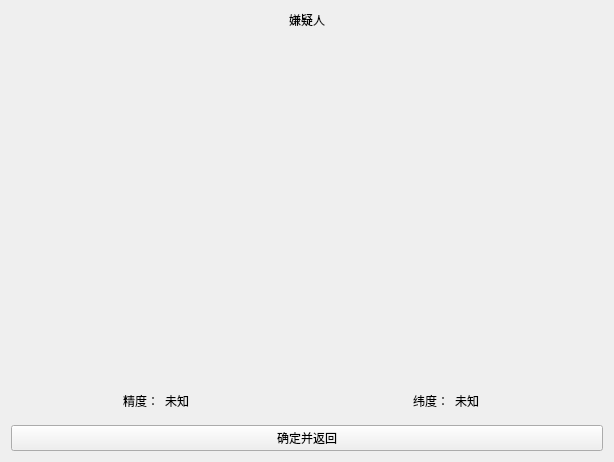
<?xml version="1.0" encoding="UTF-8"?>
<ui version="4.0">
 <class>Form</class>
 <widget class="QWidget" name="Form">
  <property name="geometry">
   <rect>
    <x>0</x>
    <y>0</y>
    <width>614</width>
    <height>462</height>
   </rect>
  </property>
  <property name="sizePolicy">
   <sizepolicy hsizetype="Preferred" vsizetype="Fixed">
    <horstretch>0</horstretch>
    <verstretch>0</verstretch>
   </sizepolicy>
  </property>
  <property name="windowTitle">
   <string>Form</string>
  </property>
  <layout class="QVBoxLayout" name="verticalLayout">
   <item>
    <widget class="QLabel" name="label_5">
     <property name="sizePolicy">
      <sizepolicy hsizetype="Preferred" vsizetype="Fixed">
       <horstretch>0</horstretch>
       <verstretch>0</verstretch>
      </sizepolicy>
     </property>
     <property name="text">
      <string>嫌疑人</string>
     </property>
     <property name="alignment">
      <set>Qt::AlignCenter</set>
     </property>
    </widget>
   </item>
   <item>
    <widget class="QWidget" name="mapWidget" native="true"/>
   </item>
   <item>
    <widget class="QWidget" name="widget_2" native="true">
     <property name="sizePolicy">
      <sizepolicy hsizetype="Preferred" vsizetype="Fixed">
       <horstretch>0</horstretch>
       <verstretch>0</verstretch>
      </sizepolicy>
     </property>
     <layout class="QHBoxLayout" name="horizontalLayout">
      <item>
       <widget class="QLabel" name="label">
        <property name="text">
         <string>精度：</string>
        </property>
        <property name="alignment">
         <set>Qt::AlignRight|Qt::AlignTrailing|Qt::AlignVCenter</set>
        </property>
       </widget>
      </item>
      <item>
       <widget class="QLabel" name="label_2">
        <property name="text">
         <string>未知</string>
        </property>
       </widget>
      </item>
      <item>
       <widget class="QLabel" name="label_3">
        <property name="text">
         <string>纬度：</string>
        </property>
        <property name="alignment">
         <set>Qt::AlignRight|Qt::AlignTrailing|Qt::AlignVCenter</set>
        </property>
       </widget>
      </item>
      <item>
       <widget class="QLabel" name="label_4">
        <property name="text">
         <string>未知</string>
        </property>
       </widget>
      </item>
     </layout>
    </widget>
   </item>
   <item>
    <widget class="QPushButton" name="backButton">
     <property name="text">
      <string>确定并返回</string>
     </property>
    </widget>
   </item>
  </layout>
 </widget>
 <resources/>
 <connections/>
</ui>
